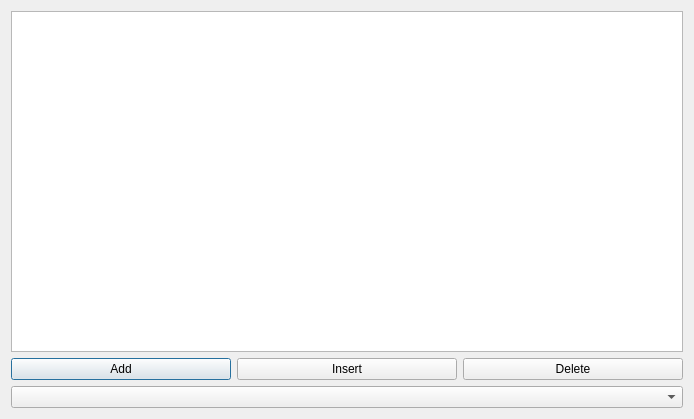
<?xml version="1.0" encoding="UTF-8"?>
<ui version="4.0">
 <class>Dialog</class>
 <widget class="QDialog" name="Dialog">
  <property name="geometry">
   <rect>
    <x>0</x>
    <y>0</y>
    <width>694</width>
    <height>419</height>
   </rect>
  </property>
  <property name="windowTitle">
   <string>Dialog</string>
  </property>
  <layout class="QVBoxLayout" name="verticalLayout">
   <item>
    <widget class="QListView" name="listView"/>
   </item>
   <item>
    <layout class="QHBoxLayout" name="horizontalLayout">
     <item>
      <widget class="QPushButton" name="pushButton">
       <property name="text">
        <string>Add</string>
       </property>
      </widget>
     </item>
     <item>
      <widget class="QPushButton" name="pushButton_2">
       <property name="text">
        <string>Insert</string>
       </property>
      </widget>
     </item>
     <item>
      <widget class="QPushButton" name="pushButton_3">
       <property name="text">
        <string>Delete</string>
       </property>
      </widget>
     </item>
    </layout>
   </item>
   <item>
    <widget class="QComboBox" name="comboBox"/>
   </item>
  </layout>
 </widget>
 <layoutdefault spacing="6" margin="11"/>
 <resources/>
 <connections/>
</ui>
